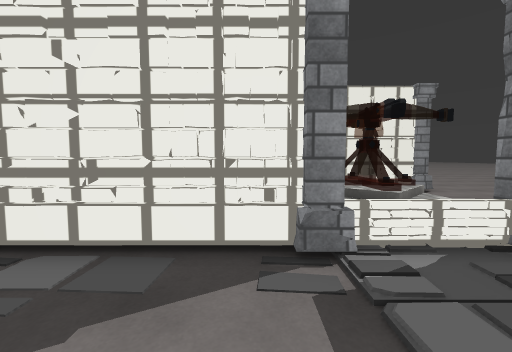
[1] (above)

12 first-person views from a walk through a Unity game level. The camera is 1.3 m above the floor, tilts 4° down and sees 90° across. Doors are open. The floor is counted in squares, 1 m on a side. Each view is taken from the middle of a square. On the plan, view 1 faces up. The plan holds only what a view shows up to about 13 squares ahead; the rest is blank. The place goes on beyond the plan. The player character is not drawn. Some animated figures are left out. Some surface patterns are stand-ins.

[2]
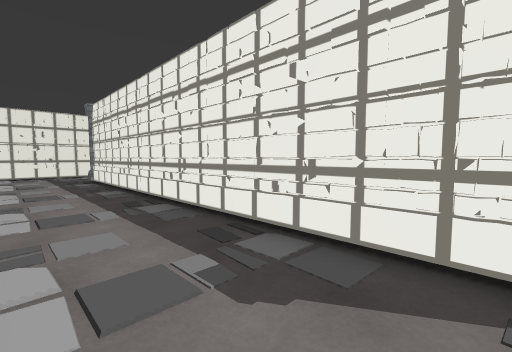

[3]
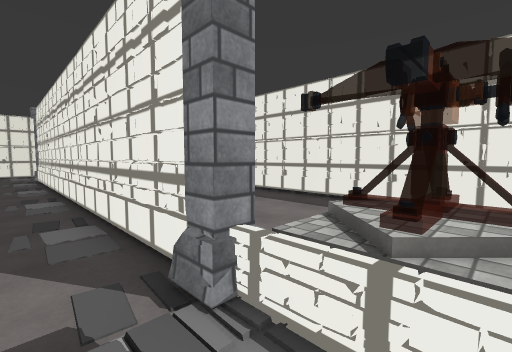

[4]
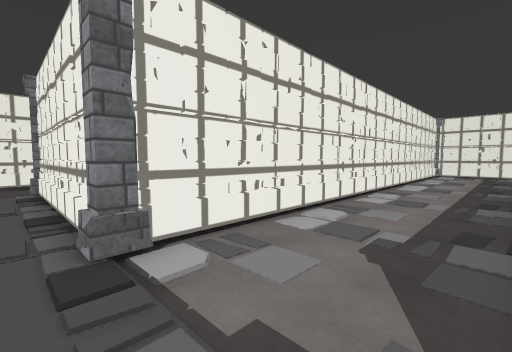

[5]
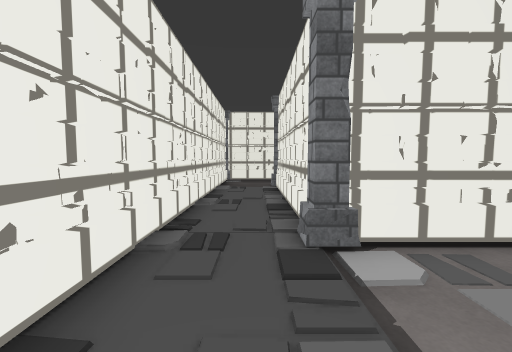

[6]
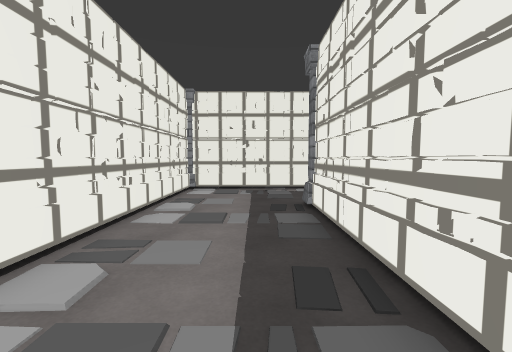

[7]
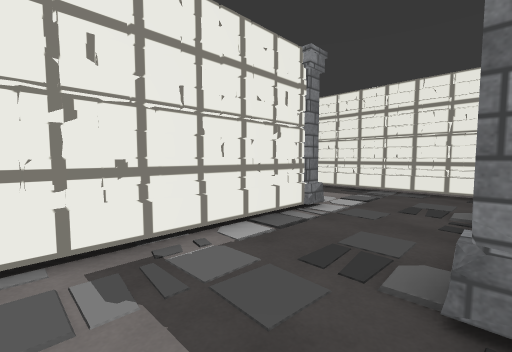

[8]
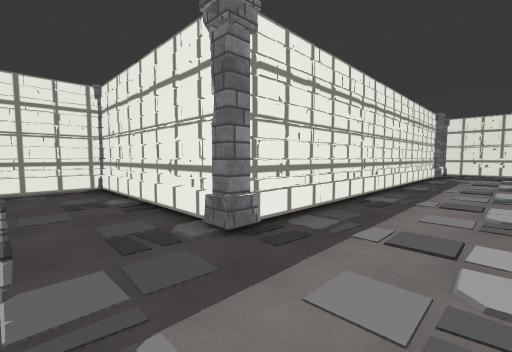

[9]
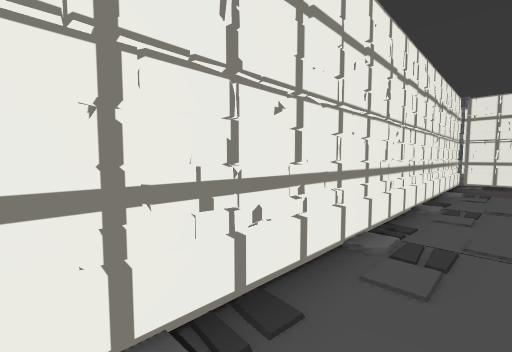

[10]
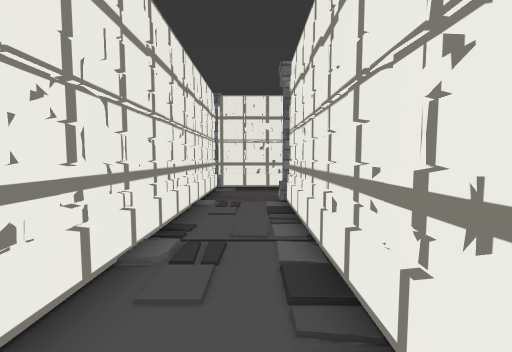

[11]
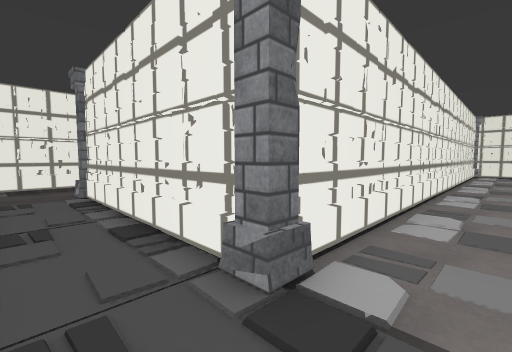

[12]
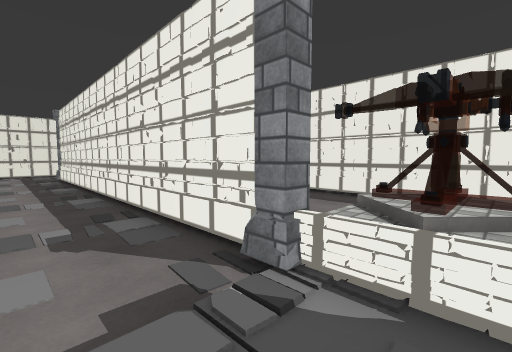

### Floor plan
Points are (right, up) in squares from view 1. A wall is a line through its corners. A room is listed if a view was taken in it or the views show most of it. See-through windows are left out.
Room 1 (views 1, 2, 3, 4, 5, 6, 7, 8, 9, 10, 11, 12)
walls: (-16.1, 4.4) (-16.1, 11.4); (-19.9, 6.5) (-19.9, -0.8) (0.6, -0.8); (-16.5, 11.5) (-20.5, 11.5); (0.6, 3.5) (-15.6, 3.5); (3.8, -1.6) (3.8, 3.1)
low walls: (3.5, 3.5) (1.4, 3.5)
ways out: opening at (2.5, -1)
objects: column (-20, 7); column (-16, 3) to (-16, 4); column (1, -1); column (1, 3) to (1, 4)

Where each view was taken, in squares from view 1:
view 1: 0 up, 0 right, facing up
view 2: 0 up, 0 right, facing up-left
view 3: 2 up, 3 right, facing up-left
view 4: 3 up, 2 right, facing down-left
view 5: 3 up, 2 right, facing down
view 6: 2 up, 9 left, facing left
view 7: 1 up, 16 left, facing up-left
view 8: 0 up, 19 left, facing up-right
view 9: 3 up, 2 right, facing down-right
view 10: 1 down, 2 right, facing down
view 11: 1 up, 3 right, facing down-left
view 12: 1 up, 3 right, facing up-left
